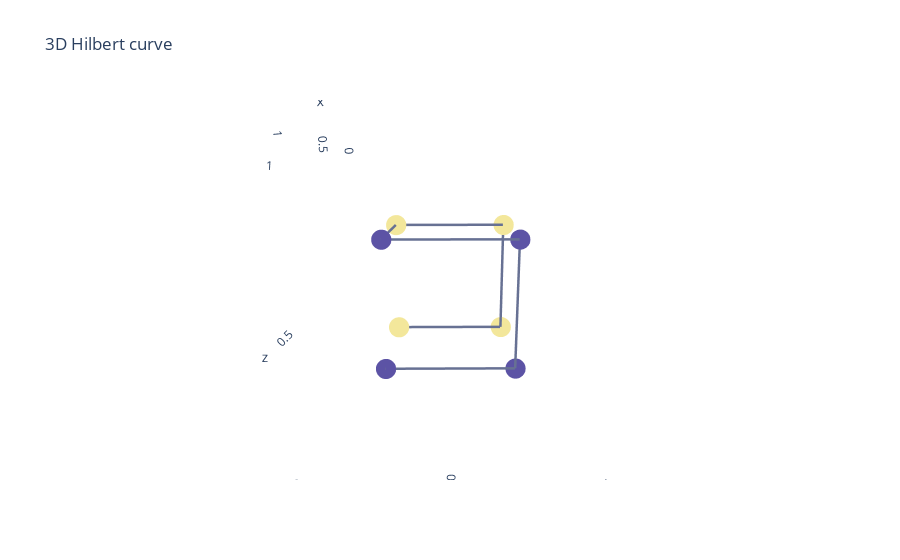

This figure's notebook cell:
### Code cell
draw_curve(2, 1)

### Figure 1 — Plotly figure (JSON) as saved in the notebook; plotly's stock layout.template omitted (floating-point values rounded to 4 significant figures)
{"data": [{"line": {"color": "#677193", "width": 5}, "marker": {"color": [0.25, 0.25, 0.25, 0.25, 0.75, 0.75, 0.75, 0.75], "colorscale": [[0, "rgb(243, 231, 155)"], [0.1667, "rgb(250, 196, 132)"], [0.3333, "rgb(248, 160, 126)"], [0.5, "rgb(235, 127, 134)"], [0.6667, "rgb(206, 102, 147)"], [0.8333, "rgb(160, 89, 160)"], [1, "rgb(92, 83, 165)"]], "size": 7}, "mode": "lines+markers", "name": "Hilbert Curve Level: 1", "text": ["A", "B", "C", "D", "E", "F", "G", "H"], "type": "scatter3d", "visible": true, "x": [0.25, 0.25, 0.25, 0.25, 0.75, 0.75, 0.75, 0.75], "y": [0.25, 0.75, 0.75, 0.25, 0.25, 0.75, 0.75, 0.25], "z": [0.25, 0.25, 0.75, 0.75, 0.75, 0.75, 0.25, 0.25]}], "layout": {"autosize": true, "plot_bgcolor": "white", "scene": {"aspectmode": "auto", "aspectratio": {"x": 1, "y": 1, "z": 1}, "camera": {"center": {"x": 0, "y": 0, "z": 0}, "eye": {"x": 1.894, "y": -0.01388, "z": 0.4743}, "projection": {"type": "perspective"}, "up": {"x": 0, "y": 0, "z": 1}}, "xaxis": {"range": [0, 1], "showbackground": false, "showspikes": false, "type": "linear"}, "yaxis": {"range": [0, 1], "showbackground": false, "showspikes": false, "type": "linear"}, "zaxis": {"range": [0, 1], "showbackground": false, "showspikes": false, "type": "linear"}}, "title": {"text": "3D Hilbert curve"}}}
